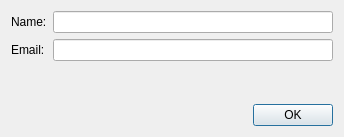
<?xml version="1.0" encoding="UTF-8"?>
<ui version="4.0">
 <class>AddDialog</class>
 <widget class="QDialog" name="AddDialog">
  <property name="geometry">
   <rect>
    <x>0</x>
    <y>0</y>
    <width>344</width>
    <height>137</height>
   </rect>
  </property>
  <property name="windowTitle">
   <string>Add Address</string>
  </property>
  <layout class="QVBoxLayout" name="verticalLayout">
   <item>
    <layout class="QFormLayout" name="formLayout">
     <item row="0" column="1">
      <widget class="QLineEdit" name="nameEdit"/>
     </item>
     <item row="0" column="0">
      <widget class="QLabel" name="nameText">
       <property name="text">
        <string>Name:</string>
       </property>
      </widget>
     </item>
     <item row="1" column="0">
      <widget class="QLabel" name="emailText">
       <property name="text">
        <string>Email:</string>
       </property>
      </widget>
     </item>
     <item row="1" column="1">
      <widget class="QLineEdit" name="emailEdit"/>
     </item>
    </layout>
   </item>
   <item>
    <layout class="QHBoxLayout" name="horizontalLayout">
     <item>
      <spacer name="horizontalSpacer">
       <property name="orientation">
        <enum>Qt::Horizontal</enum>
       </property>
       <property name="sizeHint" stdset="0">
        <size>
         <width>40</width>
         <height>20</height>
        </size>
       </property>
      </spacer>
     </item>
     <item>
      <widget class="QPushButton" name="okButton">
       <property name="text">
        <string>OK</string>
       </property>
      </widget>
     </item>
    </layout>
   </item>
  </layout>
 </widget>
 <layoutdefault spacing="6" margin="11"/>
 <resources/>
 <connections>
  <connection>
   <sender>okButton</sender>
   <signal>clicked()</signal>
   <receiver>AddDialog</receiver>
   <slot>accept()</slot>
   <hints>
    <hint type="sourcelabel">
     <x>290</x>
     <y>98</y>
    </hint>
    <hint type="destinationlabel">
     <x>196</x>
     <y>96</y>
    </hint>
   </hints>
  </connection>
 </connections>
</ui>
